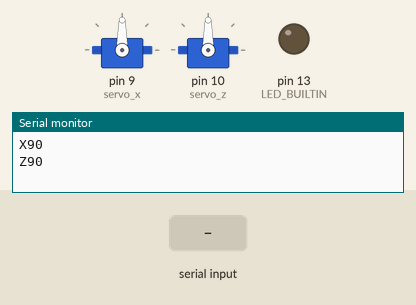
Simulated run of this sketch. Board: Arduino Uno, built with avr-gcc and run on an emulated ATmega328P. On the bench: 2 × servo, output pins drawn as LEDs (lit = HIGH), the last lines printed to the serial monitor. The inputs (shaded band) are chosen by the test bench.

Above: at 3.2 s.
3.3 s: "T\n" received over Serial
At 4.1 s:
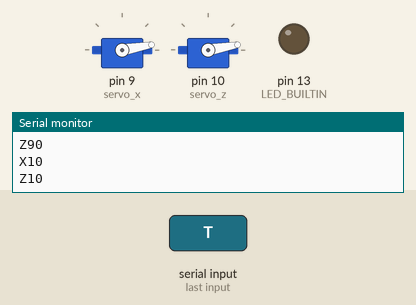
At 6.1 s:
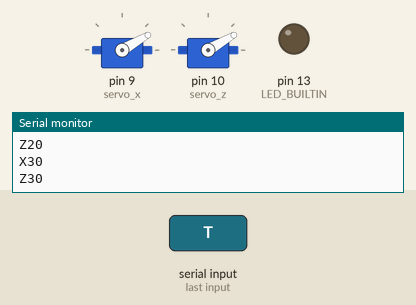
6.3 s: byte 84 ('T') received over Serial
At 6.5 s:
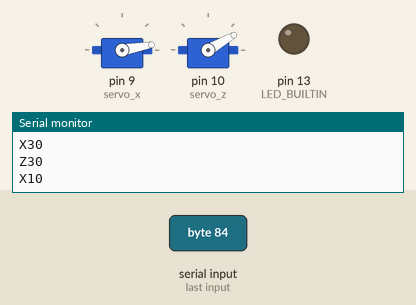
9.3 s: byte 67 ('C') received over Serial
12.3 s: byte 116 ('t') received over Serial
18.3 s: byte 99 ('c') received over Serial
Timing chart, 0 to 25.6 s (numbered marks = the images above; inputs shaded):
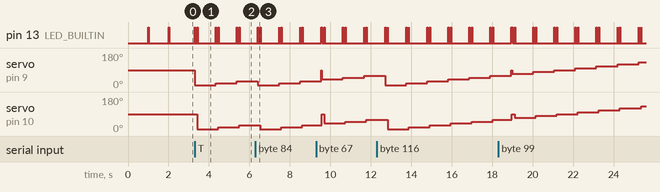

The sketch:

sketch_servo.ino
```cpp
#include <Servo.h>

#define _ON_  1
#define _OFF_ 0

Servo servo_x;
Servo servo_z;
int angle_x = 0, angle_z = 0;
void setup() {
  pinMode(LED_BUILTIN, OUTPUT);
  Serial.begin(9600);
  //
  servo_x.attach(9);
  servo_z.attach(10);

  delay(1000);
  // rotate to center
  rotate_to('x', 90);
  delay(1000);
  rotate_to('z', 90);
}

void turnLED(int on) {
  if (on) {
      digitalWrite(LED_BUILTIN, HIGH);   // turn the LED on
  } else {
      digitalWrite(LED_BUILTIN, LOW);   // turn the LED off
  }
}

void reply_angle(char axis) {
    if (axis == 'X' || axis == 'x') {
      Serial.print("X");
      Serial.println(angle_x);
    } else if (axis == 'Z' || axis == 'z') {
      Serial.print("Z");
      Serial.println(angle_z);
    }
}

void rotate_to(char axis, int angle) {
  turnLED(_ON_);
  if (axis == 'x') {
    angle_x = angle;
    servo_x.write(angle_x);
    delay(20);
    reply_angle(axis);
  } else if (axis == 'z') {
    angle_z = angle;
    servo_z.write(angle_z);
    delay(20);
    reply_angle(axis);
  }
  turnLED(_OFF_);
}

int demo = 0;
int DEBUG = 0;
int index = 0;
char buffer[512];
void append(char c) {
  buffer[index] = c;
  index++;
  buffer[index] = 0;
}
void update_reset() {
  // 버퍼에 최소한 두 글자가 있어야 한다. 그렇지 않으면 버린다.
  // x1\r\n
  // x100\r\n
  // x100\r\n
  if (index >= 2) {
    buffer[index] = 0;
    rotate_to(buffer[0], atoi(buffer + 1));
  }
  index = 0;
  buffer[index] = 0;
}

void loop() {
  if (demo > 0) {
    rotate_to('x', demo);     delay(100);
    rotate_to('z', demo);     delay(100);
    demo = (demo + 10) % 180; delay(800);
  }
  if (Serial.available() > 0) {
    char c = Serial.read();
    if (DEBUG) {
      if (c != '\r' || c != '\n') {
        Serial.print("DEBUG C: [");
        Serial.print(c);
        Serial.print("], INDEX: ");
        Serial.print(index);
        Serial.print(", BUFFER: ");
        Serial.println(buffer);
      }
    }
    if (c == 'D' | c == 'd') {
      DEBUG = DEBUG == 0;
    } else if (c == 'T' || c == 't') {
      demo = 10;
    } else if (c == 'C' || c == 'c') {
      rotate_to('x', 90);
      rotate_to('z', 90);
    } else if (c == 'X' || c == 'Z') {
      // 좌표 값을 조회하는 명령어
      // 이미 버퍼에 들어있는 명령어가 있다면 처리한다.
      update_reset();
      reply_angle(c);
    } else if (c == 'x' || c == 'z') {
      // 새로운 좌표 변경 명령어가 시작되었다.
      // 이미 버퍼에 들어있는 명령어가 있다면 처리한다.
      update_reset();
      append(c);
    } else if (c >= '0' && c <= '9') {
      // 좌표변경 명령어인 'x' 또는 'z'가 들어 있어야 한다.
      // 그래서 index > 0 이면 버퍼에 추가
      if (index > 0) {
        append(c);
      }
    } else if (isSpace(c)) {
      // whitespace는 추가하지는 않는다.
      // 좌표 변경 데이터가 있으면 처리하면 된다.
      update_reset();
    }
  }
}
```

Measured:
- after the input at 3.3 s, pin 13 (LED_BUILTIN): LOW → HIGH at once, then repeats every 1.0 s: LOW 0.10 s, HIGH 0.02 s, LOW 0.90 s, HIGH 0.02 s; servo on pin 9 (servo_x): 90° → 10° at once, → 20° 1.0 s later, → 30° 1.0 s later; servo on pin 10 (servo_z): 90° → 10° after 0.12 s, → 20° 1.0 s later, → 30° 1.0 s later
